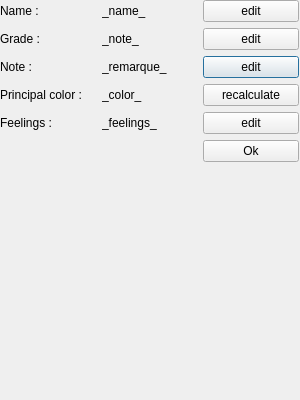
<?xml version="1.0" encoding="UTF-8"?>
<ui version="4.0">
 <class>FilePropertiesWindow</class>
 <widget class="QDialog" name="FilePropertiesWindow">
  <property name="geometry">
   <rect>
    <x>0</x>
    <y>0</y>
    <width>300</width>
    <height>400</height>
   </rect>
  </property>
  <property name="windowTitle">
   <string>Dialog</string>
  </property>
  <widget class="QWidget" name="verticalLayoutWidget">
   <property name="geometry">
    <rect>
     <x>-1</x>
     <y>-1</y>
     <width>301</width>
     <height>401</height>
    </rect>
   </property>
   <layout class="QVBoxLayout" name="verticalLayout">
    <property name="sizeConstraint">
     <enum>QLayout::SetMaximumSize</enum>
    </property>
    <property name="leftMargin">
     <number>1</number>
    </property>
    <property name="topMargin">
     <number>1</number>
    </property>
    <property name="rightMargin">
     <number>1</number>
    </property>
    <property name="bottomMargin">
     <number>1</number>
    </property>
    <item>
     <layout class="QGridLayout" name="gridLayout">
      <property name="leftMargin">
       <number>0</number>
      </property>
      <property name="topMargin">
       <number>0</number>
      </property>
      <property name="rightMargin">
       <number>0</number>
      </property>
      <property name="bottomMargin">
       <number>0</number>
      </property>
      <item row="3" column="0">
       <widget class="QLabel" name="label_4">
        <property name="text">
         <string>Principal color : </string>
        </property>
       </widget>
      </item>
      <item row="4" column="1">
       <widget class="QLabel" name="label_9">
        <property name="text">
         <string>_feelings_</string>
        </property>
       </widget>
      </item>
      <item row="2" column="2">
       <widget class="QPushButton" name="pushButton_2">
        <property name="text">
         <string>edit</string>
        </property>
       </widget>
      </item>
      <item row="3" column="2">
       <widget class="QPushButton" name="pushButton_3">
        <property name="text">
         <string>recalculate</string>
        </property>
       </widget>
      </item>
      <item row="4" column="2">
       <widget class="QPushButton" name="pushButton_4">
        <property name="text">
         <string>edit</string>
        </property>
       </widget>
      </item>
      <item row="1" column="1">
       <widget class="QLabel" name="label_6">
        <property name="text">
         <string>_note_</string>
        </property>
       </widget>
      </item>
      <item row="0" column="2">
       <widget class="QPushButton" name="nameEdit">
        <property name="text">
         <string>edit</string>
        </property>
       </widget>
      </item>
      <item row="3" column="1">
       <widget class="QLabel" name="label_8">
        <property name="text">
         <string>_color_</string>
        </property>
       </widget>
      </item>
      <item row="2" column="0">
       <widget class="QLabel" name="label_3">
        <property name="text">
         <string>Note : </string>
        </property>
       </widget>
      </item>
      <item row="1" column="0">
       <widget class="QLabel" name="label_2">
        <property name="text">
         <string>Grade : </string>
        </property>
       </widget>
      </item>
      <item row="1" column="2">
       <widget class="QPushButton" name="pushButton">
        <property name="text">
         <string>edit</string>
        </property>
       </widget>
      </item>
      <item row="2" column="1">
       <widget class="QLabel" name="label_7">
        <property name="text">
         <string>_remarque_</string>
        </property>
       </widget>
      </item>
      <item row="0" column="0">
       <widget class="QLabel" name="label">
        <property name="text">
         <string>Name : </string>
        </property>
       </widget>
      </item>
      <item row="0" column="1">
       <widget class="QLabel" name="name">
        <property name="text">
         <string>_name_</string>
        </property>
       </widget>
      </item>
      <item row="4" column="0">
       <widget class="QLabel" name="label_5">
        <property name="text">
         <string>Feelings : </string>
        </property>
       </widget>
      </item>
      <item row="5" column="2">
       <widget class="QPushButton" name="buttonOk">
        <property name="text">
         <string>Ok</string>
        </property>
       </widget>
      </item>
     </layout>
    </item>
   </layout>
  </widget>
 </widget>
 <resources/>
 <connections>
  <connection>
   <sender>buttonOk</sender>
   <signal>clicked()</signal>
   <receiver>FilePropertiesWindow</receiver>
   <slot>accept()</slot>
   <hints>
    <hint type="sourcelabel">
     <x>259</x>
     <y>358</y>
    </hint>
    <hint type="destinationlabel">
     <x>134</x>
     <y>352</y>
    </hint>
   </hints>
  </connection>
 </connections>
</ui>
